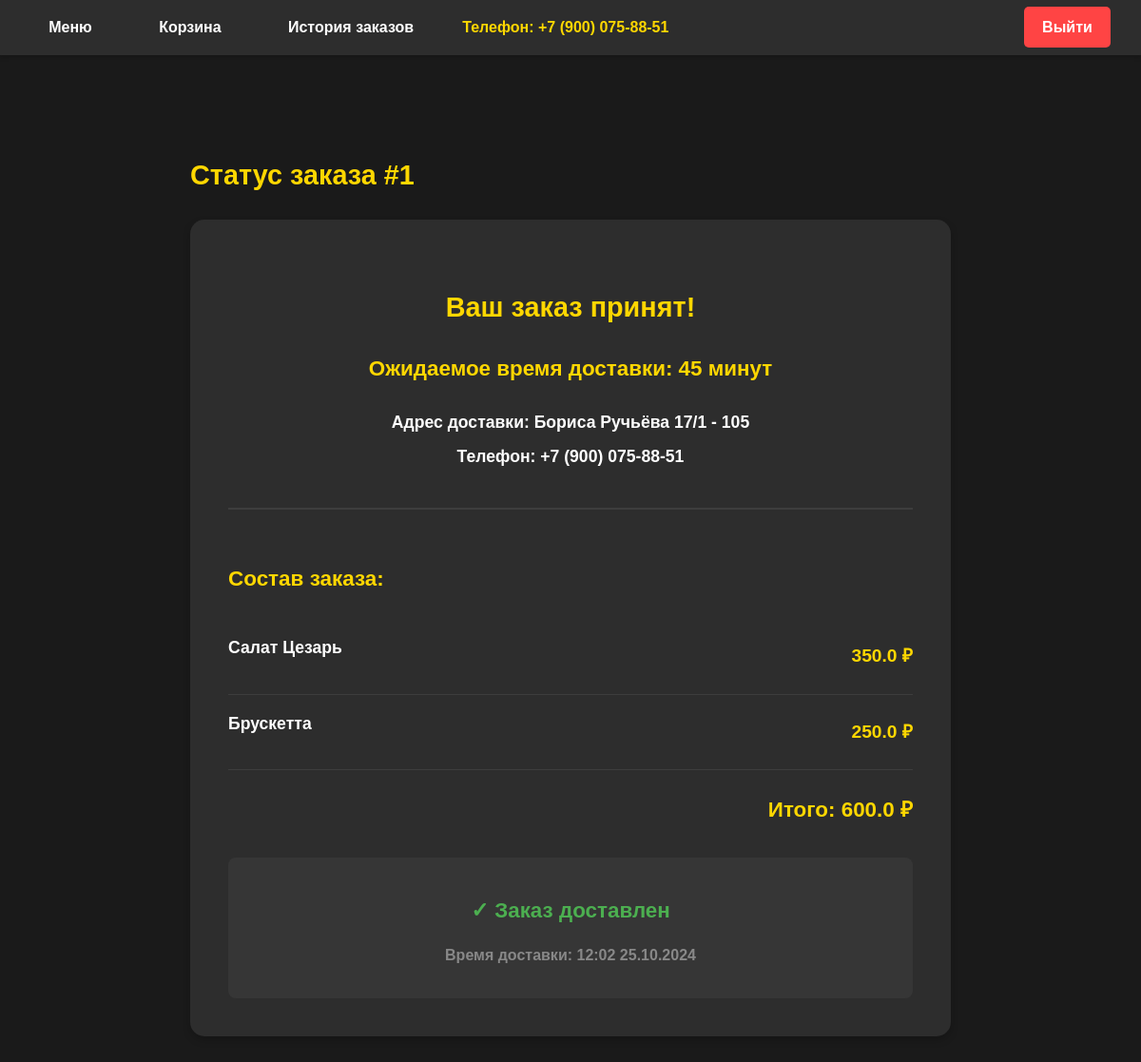
/order/1 (signed in), run on the app's committed database.
### models.py (models this page shows, shortened)
class User(db.Model):
    id = db.Column(db.Integer, primary_key=True)
    phone = db.Column(db.String(15), unique=True, nullable=False)
    address = db.Column(db.String(200))
    orders = db.relationship('Order', backref='user', lazy=True)
    @property
    def is_authenticated(self):
        return True

class OrderItem(db.Model):
    id = db.Column(db.Integer, primary_key=True)
    order_id = db.Column(db.Integer, db.ForeignKey('order.id'))
    dish_id = db.Column(db.Integer, db.ForeignKey('dish.id'))
    quantity = db.Column(db.Integer)
    price = db.Column(db.Float)

class Dish(db.Model):
    id = db.Column(db.Integer, primary_key=True)
    name = db.Column(db.String(100), nullable=False)
    description = db.Column(db.Text)
    price = db.Column(db.Float, nullable=False)
    image = db.Column(db.String(100))
    category_id = db.Column(db.Integer, db.ForeignKey('category.id'))
    order_items = db.relationship('OrderItem', backref='dish', lazy=True)

class Order(db.Model):
    id = db.Column(db.Integer, primary_key=True)
    user_id = db.Column(db.Integer, db.ForeignKey('user.id'))
    date = db.Column(db.DateTime, default=datetime.utcnow)
    total = db.Column(db.Float)
    delivered = db.Column(db.Boolean, default=False)
    delivery_time = db.Column(db.DateTime)
    items = db.relationship('OrderItem', backref='order', lazy=True)

### app.py (the view)
@app.route('/order/<int:order_id>')
@login_required
def order_status(order_id):
    order = Order.query.get_or_404(order_id)
    if order.user_id != current_user.id:
        flash('Доступ запрещен')
        return redirect(url_for('menu'))
    user_orders = Order.query.filter_by(user_id=current_user.id).order_by(Order.date.asc()).all()
    order_number = next((i for i, o in enumerate(user_orders, 1) if o.id == order_id), None)
    return render_template('order_status.html', order=order, order_number=order_number)

### app.py (called while the page is built)
@login_manager.user_loader
def load_user(user_id):
    return User.query.get(int(user_id))

### templates/order_status.html
{% extends "base.html" %}
{% block content %}
<div class="order-status">
    <h2>Статус заказа #{{ order_number }}</h2>
    <div class="status-card">
        <div class="status-info">
            <h3>Ваш заказ принят!</h3>
            <p class="delivery-time">Ожидаемое время доставки: 45 минут</p>
            <p class="address">Адрес доставки: {{ order.user.address }}</p>
            <p class="phone">Телефон: {{ order.user.phone }}</p>
        </div>
        <div class="order-details">
            <h3>Состав заказа:</h3>
            <ul class="order-items">
                {% for item in order.items %}
                <li class="order-item">
                    <span class="item-name">{{ item.dish.name }}</span>
                    <span class="item-price">{{ item.price }} ₽</span>
                </li>
                {% endfor %}
            </ul>
            <p class="total">Итого: {{ order.total }} ₽</p>
        </div>
        {% if not order.delivered %}
        <form method="POST" action="{{ url_for('confirm_delivery', order_id=order.id) }}" class="delivery-form">
            <button type="submit" class="confirm-delivery-btn">Подтвердить получение</button>
        </form>
        {% else %}
        <div class="delivered-status">
            <p class="delivered-check">✓ Заказ доставлен</p>
            <p class="delivery-time-stamp">Время доставки: {{ order.delivery_time.strftime('%H:%M %d.%m.%Y') }}</p>
        </div>
        {% endif %}
    </div>
</div>
{% endblock %}

### templates/base.html (shortened to what this page needs)
<!DOCTYPE html>
<html>
<head>
    <link rel="stylesheet" href="{{ url_for('static', filename='css/style.css') }}">
</head>
<body>
    <nav>
        <ul>
            <li><a href="{{ url_for('menu') }}">Меню</a></li>
            {% if current_user.is_authenticated %}
                <li><a href="{{ url_for('cart') }}">Корзина</a></li>
                <li><a href="{{ url_for('order_history') }}">История заказов</a></li>
                <li>Телефон: {{ current_user.phone }}</li>
                <li><a href="{{ url_for('logout') }}">Выйти</a></li>
            {% else %}
                <li><a href="{{ url_for('login') }}">Войти</a></li>
            {% endif %}
        </ul>
    </nav>
    {% block content %}{% endblock %}
</body>
</html>

### static/css/style.css (style rules this page uses)
body { margin: 0; padding: 0; font-family: 'Arial', sans-serif; background-color: #1a1a1a; color: #ffffff; line-height: 1.6; }
nav { background-color: #2d2d2d; padding: 1rem; box-shadow: 0 2px 5px rgba(0,0,0,0.2); position: sticky; top: 0; z-index: 1000; }
nav ul { list-style: none; display: flex; justify-content: space-around; align-items: center; max-width: 1200px; margin: 0 auto; padding: 0; }
nav li { margin: 0 1rem; }
nav a { color: #ffffff; text-decoration: none; font-weight: bold; padding: 0.8rem 1.2rem; border-radius: 5px; transition: all 0.3s ease; }
nav li:last-child { margin-left: auto; }
nav li:nth-last-child(2) { color: #ffd700; font-weight: bold; }
nav a[href*="logout"] { background-color: #ff4444; color: white; }
.item-price { color: #ffd700; font-weight: bold; font-size: 1.2rem; margin: 0.5rem 0; }
.order-status { max-width: 800px; margin: 3rem auto; padding: 2rem; }
.status-card { background-color: #2d2d2d; border-radius: 15px; padding: 2.5rem; box-shadow: 0 4px 8px rgba(0,0,0,0.2); }
.status-info { margin-bottom: 2.5rem; text-align: center; }
.status-info h3 { color: #ffd700; font-size: 1.8rem; margin-bottom: 1.5rem; }
.delivery-time { color: #ffd700; font-size: 1.4rem; margin: 1.5rem 0; font-weight: bold; }
.address, .phone { color: #ffffff; font-size: 1.1rem; margin: 0.5rem 0; }
.order-details { border-top: 2px solid #3d3d3d; padding-top: 2rem; margin-top: 2rem; }
.order-details h3 { color: #ffd700; margin-bottom: 1.5rem; }
.order-items { list-style: none; padding: 0; }
.order-item { display: flex; justify-content: space-between; padding: 1rem 0; border-bottom: 1px solid #3d3d3d; }
.item-name { color: #ffffff; font-size: 1.1rem; }
.item-price { color: #ffd700; font-weight: bold; }
.total { text-align: right; color: #ffd700; font-size: 1.4rem; font-weight: bold; margin-top: 1.5rem; }
.delivered-status { text-align: center; margin-top: 2rem; padding: 1rem; background-color: #363636; border-radius: 8px; }
.delivered-check { color: #4CAF50; font-size: 1.4rem; font-weight: bold; margin-bottom: 0.5rem; }
.delivery-time-stamp { color: #888; font-size: 1rem; }
.order-status { color: #ffd700; font-weight: bold; font-size: 1.2rem; }

### data on the page
User: phone "+7 (900) 075-88-51", user.address "Бориса Ручьёва 17/1 - 105", user.phone "+7 (900) 075-88-51"
OrderItem: dish.name "Салат Цезарь", price "350.0"
OrderItem: dish.name "Брускетта", price "250.0"
Order: total "600.0", delivery_time "12:02 25.10.2024"

### other printed values
{{ order_number }} "1"
